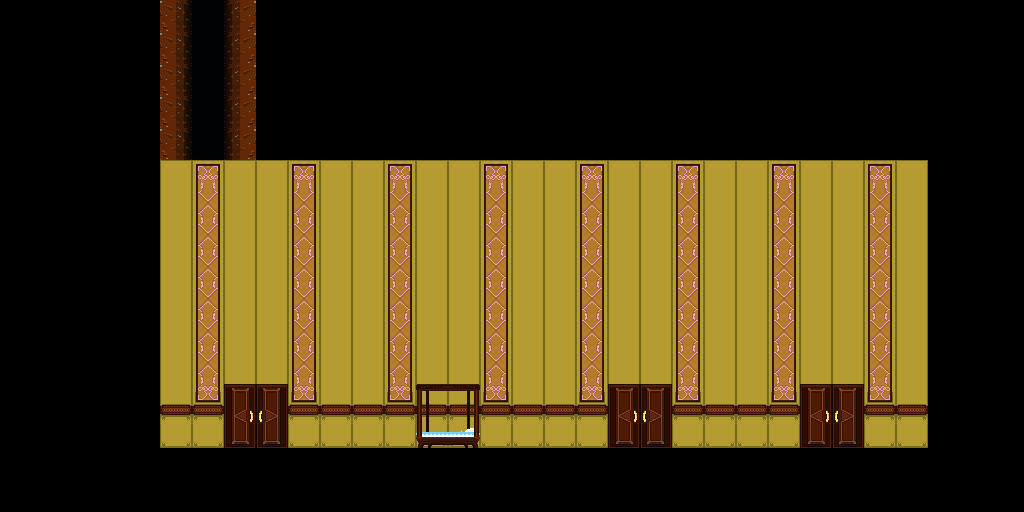

The image is a tile-based game level rendered from a .tmx file. Its description and source (layers, tilesets, objects; grid data summarised) follow:
An orthogonal 32x16 tile map with 32x32 px tiles, 2 tile layers (main, foreground), 2 tilesets and 5 objects (3x door, spawn, key).

<map version="1.0" orientation="orthogonal" renderorder="right-down" width="32" height="16" tilewidth="32" tileheight="32" nextobjectid="11">
 <properties>
  <property name="music" value="start" />
 </properties>
 <tileset firstgid="1" name="tilesheet" tilewidth="32" tileheight="32" tilecount="256">
  <image source="../tilesheet.png" width="512" height="512" />
 </tileset>
 <tileset firstgid="257" name="spritesheet" tilewidth="32" tileheight="32" tilecount="256">
  <image source="../spritesheet.png" width="512" height="512" />
 </tileset>
 <layer name="main" width="32" height="16">
  <data>[512 cells, 512 non-empty, 11 distinct tile ids]</data>
 </layer>
 <layer name="foreground" width="32" height="16">
  <data>[512 cells, 16 non-empty, 8 distinct tile ids]</data>
 </layer>
 <objectgroup name="objects">
  <object id="1" type="spawn" x="192" y="32" width="32" height="32">
   <ellipse />
  </object>
  <object id="2" type="door" x="224" y="384" width="64" height="64" />
  <object id="6" type="door" x="608" y="384" width="64" height="64">
   <properties>
    <property name="key" value="chave vermelha" />
    <property name="targetLevel" value="second_room" />
   </properties>
  </object>
  <object id="7" type="door" x="800" y="384" width="64" height="64" />
  <object id="10" type="key" gid="276" x="736" y="448" width="32" height="32">
   <properties>
    <property name="i" value="0" />
   </properties>
  </object>
 </objectgroup>
</map>
